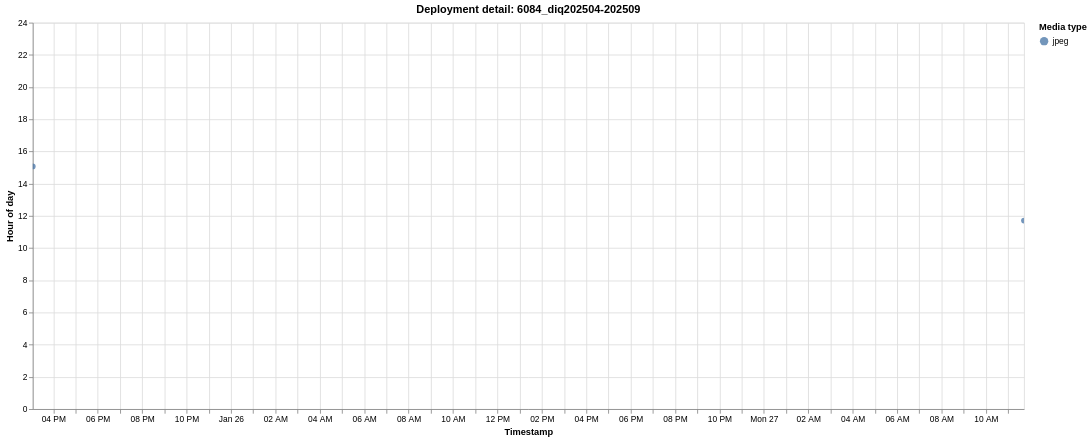

This figure's Vega-Lite source:
### Vega-Lite specification from a JSON file in a GitHub repository (floating-point values rounded to 4 significant figures)
{"$schema": "https://vega.github.io/schema/vega-lite/v6.1.0.json", "config": {"view": {"continuousHeight": 300, "continuousWidth": 300}}, "data": {"name": "data-46a2904417c1f7c17e40805e022c1e64"}, "datasets": {"data-46a2904417c1f7c17e40805e022c1e64": [{"deployment": "6084_diq202504-202509", "deployment_order": 42, "event_index": 0, "hour_of_day": 15.07, "media_type": "jpeg", "timestamp": "2025-01-25T15:04:20"}, {"deployment": "6084_diq202504-202509", "deployment_order": 42, "event_index": 1, "hour_of_day": 11.71, "media_type": "jpeg", "timestamp": "2025-01-27T11:42:41"}]}, "encoding": {"color": {"field": "media_type", "scale": {"scheme": "tableau10"}, "title": "Media type", "type": "nominal"}, "shape": {"field": "media_type", "title": "Media type", "type": "nominal"}, "tooltip": [{"field": "deployment", "title": "Deployment", "type": "nominal"}, {"field": "timestamp", "format": "%Y-%m-%d %H:%M:%S", "title": "Timestamp", "type": "temporal"}, {"field": "hour_of_day", "format": ".2f", "title": "Hour of day", "type": "quantitative"}, {"field": "media_type", "title": "Media type", "type": "nominal"}], "x": {"field": "timestamp", "title": "Timestamp", "type": "temporal"}, "y": {"field": "hour_of_day", "scale": {"domain": [0, 24]}, "title": "Hour of day", "type": "quantitative"}}, "height": 460, "mark": {"opacity": 0.78, "size": 46, "type": "circle"}, "params": [{"bind": "scales", "name": "param_1e9efca18e7a2868", "select": {"encodings": ["x", "y"], "type": "interval"}}], "title": "Deployment detail: 6084_diq202504-202509", "width": 1180}
